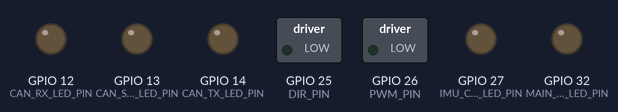
Recording of a sketch running on a simulated ESP32. Shown: switched loads named in the sketch (green lamp = pin HIGH), output pins drawn as LEDs (lit = HIGH).

Above: at 0.4 s.
Timing chart, 0 to 1.9 s (numbered marks = the images above):
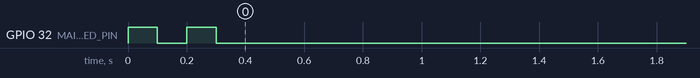

The sketch:

arm.ino
```cpp
#include <Arduino.h>
#include <CAN.h>

#include "settings.h"

#define DEBUG false

void readCAN(int packetSize);
void writeMotors(byte* data);
byte readDipSwitch();

void setup() {
    #if DEBUG
        Serial.begin(SERIAL_BAUD_RATE);

        while (!Serial) {
            delay(100);
        }

        Serial.print("Arm node ");
        Serial.println(readDipSwitch());
    #endif

    pinMode(ADDRESS_DIP_1_PIN, INPUT);
    pinMode(ADDRESS_DIP_2_PIN, INPUT);
    pinMode(ADDRESS_DIP_3_PIN, INPUT);
    pinMode(ADDRESS_DIP_4_PIN, INPUT);

    pinMode(PWM_PIN, OUTPUT);
    pinMode(DIR_PIN, OUTPUT);

    digitalWrite(PWM_PIN, LOW);  // initial
    digitalWrite(DIR_PIN, LOW);  // initial

    pinMode(MAIN_STATUS_LED_PIN, OUTPUT);
    pinMode(CAN_SYNC_LED_PIN, OUTPUT);
    pinMode(CAN_RX_LED_PIN, OUTPUT);
    pinMode(CAN_TX_LED_PIN, OUTPUT);
    pinMode(IMU_CALIBRATION_LED_PIN, OUTPUT);

    digitalWrite(MAIN_STATUS_LED_PIN, LOW);      // initial
    digitalWrite(CAN_TX_LED_PIN, LOW);           // initial
    digitalWrite(CAN_RX_LED_PIN, LOW);           // initial
    digitalWrite(IMU_CALIBRATION_LED_PIN, LOW);  // not implemented
    digitalWrite(CAN_SYNC_LED_PIN, LOW);         // not implemented

    CAN.setPins(CRX_PIN, CTX_PIN);

    bool statusLEDState = LOW;

    while (!CAN.begin(CAN_BAUD_RATE)) {
        #if DEBUG
            Serial.println("Starting CAN failed!");
        #endif

        delay(100);

        digitalWrite(MAIN_STATUS_LED_PIN, statusLEDState);
        statusLEDState = !statusLEDState;
    }

    #if DEBUG
        Serial.println("CAN Initialized successfully.");
    #endif

    // Blink twice to signal success and identify as an Arm node
    digitalWrite(MAIN_STATUS_LED_PIN, HIGH);
    delay(100);
    digitalWrite(MAIN_STATUS_LED_PIN, LOW);
    delay(100);
    digitalWrite(MAIN_STATUS_LED_PIN, HIGH);
    delay(100);
    digitalWrite(MAIN_STATUS_LED_PIN, LOW);

}

void loop() {
    int packetSize = CAN.parsePacket();

    readCAN(packetSize);
}

void readCAN(int packetSize) {
    static bool CAN_RX_LED_State = false;
    byte data[BYTES_PER_NODE];

    if (packetSize && (CAN.packetId() == readDipSwitch())) {
        digitalWrite(CAN_RX_LED_PIN, HIGH);
        digitalWrite(MAIN_STATUS_LED_PIN, HIGH);

        #if DEBUG
            Serial.println("Received packet for this node.");
        #endif

        while (CAN.available()) {
            CAN.readBytes(data, BYTES_PER_NODE);
        }

        writeMotors(data);

        digitalWrite(CAN_RX_LED_PIN, LOW);
    }
}

void writeMotors(byte* data) {
    int motorSpeed = data[0];
    int direction = data[1];

    analogWrite(PWM_PIN, motorSpeed);
    digitalWrite(DIR_PIN, direction);

    #if DEBUG
        Serial.print("Motor speed: ");
        Serial.print(motorSpeed);
        Serial.print(", direction: ");
        Serial.println(direction);
    #endif
}

byte readDipSwitch() {
    byte address = 0;

    address = digitalRead(ADDRESS_DIP_1_PIN);
    address <<= 1;
    address += digitalRead(ADDRESS_DIP_2_PIN);
    address <<= 1;
    address += digitalRead(ADDRESS_DIP_3_PIN);
    address <<= 1;
    address += digitalRead(ADDRESS_DIP_4_PIN);

    #if DEBUG
        Serial.print("Dip switch value: ");
        Serial.println(address, HEX);
    #endif

    return address;
}
```

settings.h
```cpp
#if !defined(SETTINGS_H)
#define SETTINGS_H

#include <Arduino.h>

#define SERIAL_BAUD_RATE 115200  // bps
#define CAN_BAUD_RATE 500E3      // bps
#define TOTAL_NODE_COUNT 6
#define BYTES_PER_NODE 2
#define SERIAL_DATA_LENGTH (TOTAL_NODE_COUNT * BYTES_PER_NODE)    // bytes
#define FIRST_NODE_ADDRESS 0x01  // only arm, not including protocol converter

const uint8_t CTX_PIN = 15;
const uint8_t CRX_PIN = 2;

const uint8_t ADDRESS_DIP_1_PIN = 4;
const uint8_t ADDRESS_DIP_2_PIN = 16;  // RX2
const uint8_t ADDRESS_DIP_3_PIN = 17;  // TX2
const uint8_t ADDRESS_DIP_4_PIN = 5;

const uint8_t PWM_PIN = 26;
const uint8_t DIR_PIN = 25;

const uint8_t MAIN_STATUS_LED_PIN = 32;
const uint8_t CAN_SYNC_LED_PIN = 13;
const uint8_t CAN_RX_LED_PIN = 12;
const uint8_t CAN_TX_LED_PIN = 14;
const uint8_t IMU_CALIBRATION_LED_PIN = 27;

#endif // SETTINGS_H
```
